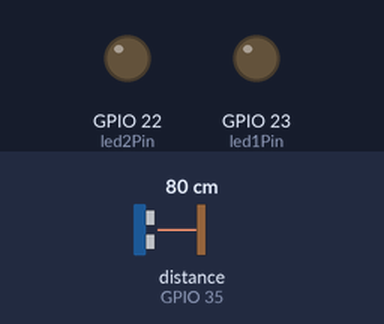
Bench run of a sketch on a simulated ESP32. On the bench: output pins drawn as LEDs (lit = HIGH). Wiring (inferred from the names in the program): ultrasonic range finder: trigger GPIO 32; echo GPIO 35. The test bench sets the inputs (shaded band); at power-on: distance to the obstacle (sensor on GPIO 35) 80 cm. The echo pulse lasts 58.3 µs per cm; pins used as bus, display or sensor lines are not drawn.

Above: at 1.2 s.
1.3 s: distance to the obstacle (sensor on GPIO 35) set to 19 cm
2.8 s: distance to the obstacle (sensor on GPIO 35) set to 16 cm
At 3.9 s:
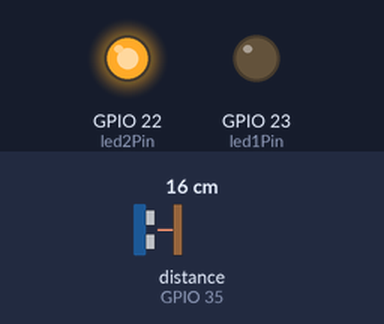
4.3 s: distance to the obstacle (sensor on GPIO 35) set to 14 cm
5.8 s: distance to the obstacle (sensor on GPIO 35) set to 11 cm
At 6.1 s:
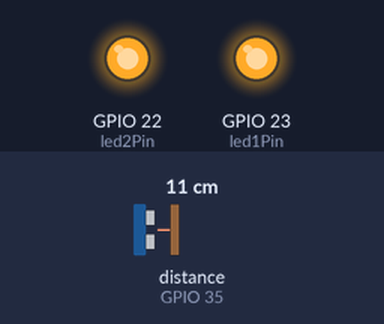
7.3 s: distance to the obstacle (sensor on GPIO 35) set to 7 cm
8.8 s: distance to the obstacle (sensor on GPIO 35) set to 4 cm
At 9.6 s:
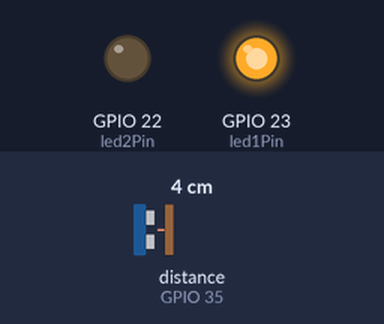
Timing chart, 0 to 11.3 s (numbered marks = the images above; inputs shaded):
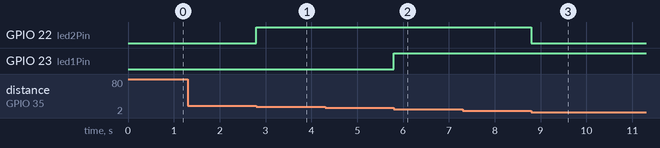

Measured:
- the behaviour switches between 18 and 17 cm on distance to the obstacle (sensor on GPIO 35) (found by bisection; images 0 and 1)
- the behaviour switches between 13 and 12 cm on distance to the obstacle (sensor on GPIO 35) (found by bisection; images 1 and 2)
- the behaviour switches between 6 and 5 cm on distance to the obstacle (sensor on GPIO 35) (found by bisection; images 2 and 3)
- after the input at 1.3 s, every drawn part: stays the same
- after the input at 2.8 s, GPIO 22 (led2Pin): LOW → HIGH at once
- after the input at 4.3 s, every drawn part: stays the same
- after the input at 5.8 s, GPIO 23 (led1Pin): LOW → HIGH at once
- after the input at 7.3 s, every drawn part: stays the same
- after the input at 8.8 s, GPIO 22 (led2Pin): HIGH → LOW at once

The sketch:

2_leds-1_ultrasonic_module.ino
```cpp
/*
 * a pineket és a szoba hosszát meg kell adni
 * led1 a szenzorhoz közelebb lévő led
 */
const int echoPin = 35;
const int trigPin = 32;
const int led1Pin = 23;
const int led2Pin = 22;

const int roomLength = 18;

long duration = 0;
int distance = 0;

void setup() {
  // put your setup code here, to run once:
  pinMode(led1Pin, OUTPUT);
  pinMode(led2Pin, OUTPUT);
  pinMode(echoPin, INPUT);
  pinMode(trigPin, OUTPUT);
  //Serial.begin(9600);
}

void loop() {
  // put your main code here, to run repeatedly:
  digitalWrite(trigPin, LOW);
  delayMicroseconds(5);

  digitalWrite(trigPin, HIGH);
  delayMicroseconds(10); //10 microseconds trigger pulse
  digitalWrite(trigPin, LOW);

  duration = pulseIn(echoPin, HIGH);
  distance = 0.03434 * duration / 2;
  //Serial.print(distance);

  if(distance >= roomLength) {
    //Serial.println(" room empty");
    digitalWrite(led1Pin, LOW);
    digitalWrite(led2Pin, LOW);
  } else if(distance < roomLength/3) {
    //Serial.println(" led 1");
    digitalWrite(led1Pin, HIGH);
    digitalWrite(led2Pin, LOW);
  } else if(distance >= roomLength/3 && distance <= (2*roomLength)/3 ) {
    //Serial.println(" led 1 & 2");
    digitalWrite(led1Pin, HIGH);
    digitalWrite(led2Pin, HIGH);
  } else if(distance > (2*roomLength)/3 && distance < roomLength) {
    //Serial.println(" led 2");
    digitalWrite(led1Pin, LOW);
    digitalWrite(led2Pin, HIGH);
  }
}
```
